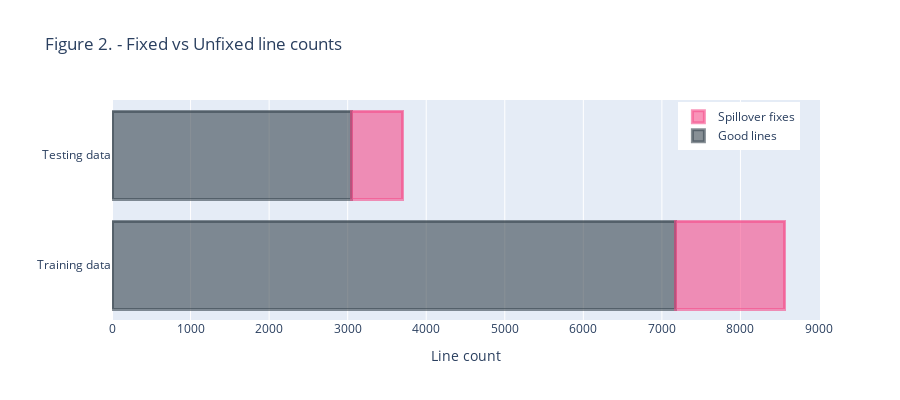

This figure's notebook cell:
### Markdown cell above
## Spillover line counts

The `fix_spillover_lines` prints the number of lines it fixed before returning a list of fixed lines. Both files has roughly similar portions of their data that needed fixing:
+ train.csv - 1385 lines (1385 / 8562 = 16%) were fixed/consolidated
+ test.csv - 648 lines (648 / 3700 = 17.5%) were fixed/consolidated

### Code cell
import plotly.graph_objects as go

fig_fix_counts = go.Figure()
fig_fix_counts.add_trace(
    go.Bar(
        y = ['Training data', 'Testing data'],
        x = [8562 - 1385, 3700 - 648],
        name = 'Good lines',
        orientation = 'h',
        marker=dict(
            color='rgba(58, 71, 80, 0.6)',
            line=dict(color='rgba(58, 71, 80, 0.6)', width=3)
        )
    )
)
fig_fix_counts.add_trace(
    go.Bar(
        y = ['Training data', 'Testing data'],
        x = [1385, 648],
        name = 'Spillover fixes',
        orientation = 'h',
        marker=dict(
            color='rgba(246, 78, 139, 0.6)',
            line=dict(color='rgba(246, 78, 139, 0.6)', width=3)
        )
    )
)

fig_fix_counts.update_layout(barmode='stack')
fig_fix_counts.update_layout(title='Figure 2. - Fixed vs Unfixed line counts',
                             xaxis_title='Line count',
                             yaxis_title='',
                             legend=dict(yanchor="top",
                                         y=0.99,
                                         xanchor="left",
                                         x=0.80),
                  autosize=False,
                  width=900,
                  height=400)
fig_fix_counts.show()

### Figure 1 — Plotly figure (JSON) as saved in the notebook; plotly's stock layout.template omitted (floating-point values rounded to 4 significant figures)
{"data": [{"marker": {"color": "rgba(58, 71, 80, 0.6)", "line": {"color": "rgba(58, 71, 80, 0.6)", "width": 3}}, "name": "Good lines", "orientation": "h", "type": "bar", "x": [7177, 3052], "y": ["Training data", "Testing data"]}, {"marker": {"color": "rgba(246, 78, 139, 0.6)", "line": {"color": "rgba(246, 78, 139, 0.6)", "width": 3}}, "name": "Spillover fixes", "orientation": "h", "type": "bar", "x": [1385, 648], "y": ["Training data", "Testing data"]}], "layout": {"autosize": false, "barmode": "stack", "height": 400, "legend": {"x": 0.8, "xanchor": "left", "y": 0.99, "yanchor": "top"}, "title": {"text": "Figure 2. - Fixed vs Unfixed line counts"}, "width": 900, "xaxis": {"autorange": true, "range": [0, 9013.0], "title": {"text": "Line count"}, "type": "linear"}, "yaxis": {"autorange": true, "range": [-0.5, 1.5], "title": {"text": ""}, "type": "category"}}}
